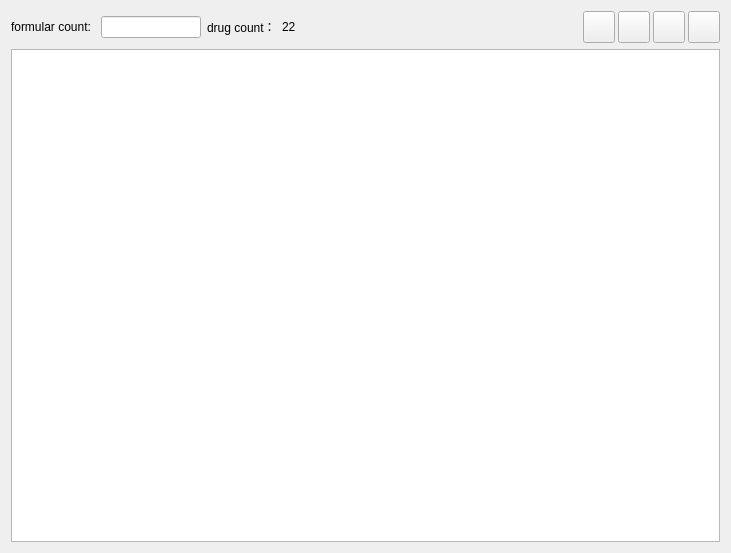
<?xml version="1.0" encoding="UTF-8"?>
<ui version="4.0">
 <class>FormularTableBody</class>
 <widget class="QWidget" name="FormularTableBody">
  <property name="geometry">
   <rect>
    <x>0</x>
    <y>0</y>
    <width>731</width>
    <height>553</height>
   </rect>
  </property>
  <property name="sizePolicy">
   <sizepolicy hsizetype="Preferred" vsizetype="Preferred">
    <horstretch>0</horstretch>
    <verstretch>0</verstretch>
   </sizepolicy>
  </property>
  <property name="windowTitle">
   <string>Form</string>
  </property>
  <layout class="QVBoxLayout" name="verticalLayout">
   <item>
    <layout class="QHBoxLayout" name="horizontalLayout_2">
     <item>
      <layout class="QHBoxLayout" name="horizontalLayout">
       <item>
        <widget class="QLabel" name="label">
         <property name="text">
          <string>formular count: </string>
         </property>
        </widget>
       </item>
       <item>
        <widget class="QLineEdit" name="lineEdit">
         <property name="sizePolicy">
          <sizepolicy hsizetype="Fixed" vsizetype="Fixed">
           <horstretch>0</horstretch>
           <verstretch>0</verstretch>
          </sizepolicy>
         </property>
         <property name="maximumSize">
          <size>
           <width>100</width>
           <height>16777215</height>
          </size>
         </property>
        </widget>
       </item>
      </layout>
     </item>
     <item>
      <layout class="QHBoxLayout" name="horizontalLayout_5">
       <item>
        <widget class="QLabel" name="label_2">
         <property name="sizePolicy">
          <sizepolicy hsizetype="Fixed" vsizetype="Preferred">
           <horstretch>0</horstretch>
           <verstretch>0</verstretch>
          </sizepolicy>
         </property>
         <property name="text">
          <string>drug count：</string>
         </property>
        </widget>
       </item>
       <item>
        <widget class="QLabel" name="drugCountLabel">
         <property name="sizePolicy">
          <sizepolicy hsizetype="Minimum" vsizetype="Preferred">
           <horstretch>0</horstretch>
           <verstretch>0</verstretch>
          </sizepolicy>
         </property>
         <property name="text">
          <string>22</string>
         </property>
        </widget>
       </item>
      </layout>
     </item>
     <item>
      <spacer name="horizontalSpacer_2">
       <property name="orientation">
        <enum>Qt::Horizontal</enum>
       </property>
       <property name="sizeType">
        <enum>QSizePolicy::Expanding</enum>
       </property>
       <property name="sizeHint" stdset="0">
        <size>
         <width>40</width>
         <height>20</height>
        </size>
       </property>
      </spacer>
     </item>
     <item>
      <layout class="QHBoxLayout" name="horizontalLayout_6">
       <property name="spacing">
        <number>3</number>
       </property>
       <item>
        <widget class="QToolButton" name="addNewRowButton">
         <property name="sizePolicy">
          <sizepolicy hsizetype="Fixed" vsizetype="Fixed">
           <horstretch>0</horstretch>
           <verstretch>0</verstretch>
          </sizepolicy>
         </property>
         <property name="minimumSize">
          <size>
           <width>32</width>
           <height>32</height>
          </size>
         </property>
         <property name="maximumSize">
          <size>
           <width>32</width>
           <height>32</height>
          </size>
         </property>
         <property name="focusPolicy">
          <enum>Qt::NoFocus</enum>
         </property>
         <property name="icon">
          <iconset resource="../../../../resources/resources.qrc">
           <normaloff>:/icon/add-row.svg</normaloff>:/icon/add-row.svg</iconset>
         </property>
        </widget>
       </item>
       <item>
        <widget class="QToolButton" name="deleteItemButton">
         <property name="sizePolicy">
          <sizepolicy hsizetype="Fixed" vsizetype="Fixed">
           <horstretch>0</horstretch>
           <verstretch>0</verstretch>
          </sizepolicy>
         </property>
         <property name="minimumSize">
          <size>
           <width>32</width>
           <height>32</height>
          </size>
         </property>
         <property name="maximumSize">
          <size>
           <width>32</width>
           <height>32</height>
          </size>
         </property>
         <property name="focusPolicy">
          <enum>Qt::NoFocus</enum>
         </property>
         <property name="icon">
          <iconset resource="../../../../resources/resources.qrc">
           <normaloff>:/icon/delete-item.svg</normaloff>:/icon/delete-item.svg</iconset>
         </property>
        </widget>
       </item>
       <item>
        <widget class="QToolButton" name="deleteRowButton">
         <property name="sizePolicy">
          <sizepolicy hsizetype="Fixed" vsizetype="Fixed">
           <horstretch>0</horstretch>
           <verstretch>0</verstretch>
          </sizepolicy>
         </property>
         <property name="minimumSize">
          <size>
           <width>32</width>
           <height>32</height>
          </size>
         </property>
         <property name="maximumSize">
          <size>
           <width>32</width>
           <height>32</height>
          </size>
         </property>
         <property name="focusPolicy">
          <enum>Qt::NoFocus</enum>
         </property>
         <property name="icon">
          <iconset resource="../../../../resources/resources.qrc">
           <normaloff>:/icon/delete-row.svg</normaloff>:/icon/delete-row.svg</iconset>
         </property>
        </widget>
       </item>
       <item>
        <widget class="QToolButton" name="tidyButton">
         <property name="sizePolicy">
          <sizepolicy hsizetype="Fixed" vsizetype="Fixed">
           <horstretch>0</horstretch>
           <verstretch>0</verstretch>
          </sizepolicy>
         </property>
         <property name="minimumSize">
          <size>
           <width>32</width>
           <height>32</height>
          </size>
         </property>
         <property name="maximumSize">
          <size>
           <width>32</width>
           <height>32</height>
          </size>
         </property>
         <property name="focusPolicy">
          <enum>Qt::NoFocus</enum>
         </property>
         <property name="icon">
          <iconset resource="../../../../resources/resources.qrc">
           <normaloff>:/icon/tidy.svg</normaloff>:/icon/tidy.svg</iconset>
         </property>
        </widget>
       </item>
      </layout>
     </item>
    </layout>
   </item>
   <item>
    <widget class="FormularTableView" name="formularTable">
     <property name="sizePolicy">
      <sizepolicy hsizetype="Expanding" vsizetype="Expanding">
       <horstretch>0</horstretch>
       <verstretch>0</verstretch>
      </sizepolicy>
     </property>
     <property name="frameShadow">
      <enum>QFrame::Plain</enum>
     </property>
     <property name="verticalScrollBarPolicy">
      <enum>Qt::ScrollBarAlwaysOff</enum>
     </property>
     <property name="horizontalScrollBarPolicy">
      <enum>Qt::ScrollBarAlwaysOff</enum>
     </property>
     <property name="editTriggers">
      <set>QAbstractItemView::NoEditTriggers</set>
     </property>
     <property name="dragEnabled">
      <bool>true</bool>
     </property>
     <property name="dragDropOverwriteMode">
      <bool>false</bool>
     </property>
     <property name="dragDropMode">
      <enum>QAbstractItemView::InternalMove</enum>
     </property>
     <property name="defaultDropAction">
      <enum>Qt::MoveAction</enum>
     </property>
     <attribute name="horizontalHeaderVisible">
      <bool>false</bool>
     </attribute>
     <attribute name="verticalHeaderVisible">
      <bool>true</bool>
     </attribute>
    </widget>
   </item>
  </layout>
  <action name="actionTidy">
   <property name="text">
    <string>Tidy</string>
   </property>
   <property name="toolTip">
    <string>tidy the formular</string>
   </property>
   <property name="shortcut">
    <string>Ctrl+/</string>
   </property>
   <property name="autoRepeat">
    <bool>false</bool>
   </property>
  </action>
  <action name="actionAddRow">
   <property name="text">
    <string>AddRow</string>
   </property>
   <property name="toolTip">
    <string>add a new row after the selected row</string>
   </property>
   <property name="shortcut">
    <string>Ctrl+N</string>
   </property>
  </action>
  <action name="actionDeleteItems">
   <property name="text">
    <string>DeleteItems</string>
   </property>
   <property name="toolTip">
    <string>delete the selected items</string>
   </property>
   <property name="autoRepeat">
    <bool>false</bool>
   </property>
  </action>
  <action name="actionDeleteRows">
   <property name="text">
    <string>DeleteRows</string>
   </property>
   <property name="toolTip">
    <string>delete the selected rows</string>
   </property>
   <property name="autoRepeat">
    <bool>false</bool>
   </property>
  </action>
 </widget>
 <customwidgets>
  <customwidget>
   <class>FormularTableView</class>
   <extends>QTableView</extends>
   <header>recordcard/formular/ui/formulartableview.h</header>
  </customwidget>
 </customwidgets>
 <tabstops>
  <tabstop>formularTable</tabstop>
 </tabstops>
 <resources>
  <include location="../../../../resources/resources.qrc"/>
 </resources>
 <connections/>
</ui>
